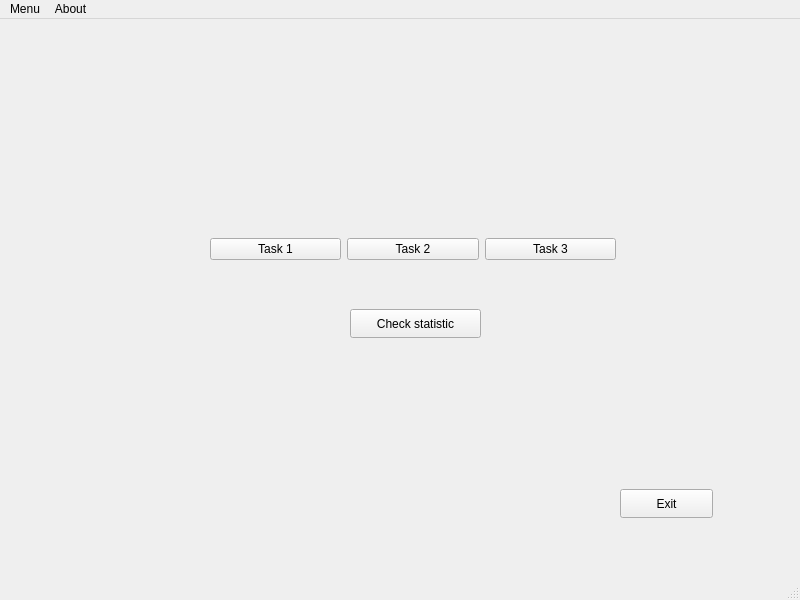
<?xml version="1.0" encoding="UTF-8"?>
<ui version="4.0">
 <class>MainWindow</class>
 <widget class="QMainWindow" name="MainWindow">
  <property name="geometry">
   <rect>
    <x>0</x>
    <y>0</y>
    <width>800</width>
    <height>600</height>
   </rect>
  </property>
  <property name="windowTitle">
   <string>MainWindow</string>
  </property>
  <widget class="QWidget" name="centralwidget">
   <widget class="QPushButton" name="exit">
    <property name="geometry">
     <rect>
      <x>620</x>
      <y>470</y>
      <width>93</width>
      <height>29</height>
     </rect>
    </property>
    <property name="text">
     <string>Exit</string>
    </property>
   </widget>
   <widget class="QWidget" name="layoutWidget">
    <property name="geometry">
     <rect>
      <x>210</x>
      <y>200</y>
      <width>406</width>
      <height>61</height>
     </rect>
    </property>
    <layout class="QHBoxLayout" name="horizontalLayout">
     <item>
      <widget class="QPushButton" name="Task1">
       <property name="text">
        <string>Task 1</string>
       </property>
      </widget>
     </item>
     <item>
      <widget class="QPushButton" name="Task2">
       <property name="text">
        <string>Task 2</string>
       </property>
      </widget>
     </item>
     <item>
      <widget class="QPushButton" name="Task3">
       <property name="text">
        <string>Task 3</string>
       </property>
      </widget>
     </item>
    </layout>
   </widget>
   <widget class="QPushButton" name="Check_s_button">
    <property name="geometry">
     <rect>
      <x>350</x>
      <y>290</y>
      <width>131</width>
      <height>29</height>
     </rect>
    </property>
    <property name="text">
     <string>Check statistic</string>
    </property>
   </widget>
  </widget>
  <widget class="QMenuBar" name="menubar">
   <property name="geometry">
    <rect>
     <x>0</x>
     <y>0</y>
     <width>800</width>
     <height>26</height>
    </rect>
   </property>
   <widget class="QMenu" name="menuMenu">
    <property name="title">
     <string>Menu</string>
    </property>
    <addaction name="actionTask_1"/>
    <addaction name="actionTask_2"/>
    <addaction name="actionTask_3"/>
    <addaction name="separator"/>
    <addaction name="actionExit"/>
   </widget>
   <widget class="QMenu" name="menuAbout">
    <property name="title">
     <string>About</string>
    </property>
   </widget>
   <addaction name="menuMenu"/>
   <addaction name="menuAbout"/>
  </widget>
  <widget class="QStatusBar" name="statusbar"/>
  <action name="actionTask_1">
   <property name="text">
    <string>Task 1</string>
   </property>
  </action>
  <action name="actionTask_2">
   <property name="text">
    <string>Task 2</string>
   </property>
  </action>
  <action name="actionTask_3">
   <property name="text">
    <string>Task 3</string>
   </property>
  </action>
  <action name="actionExit">
   <property name="text">
    <string>Exit</string>
   </property>
  </action>
 </widget>
 <resources/>
 <connections/>
</ui>
